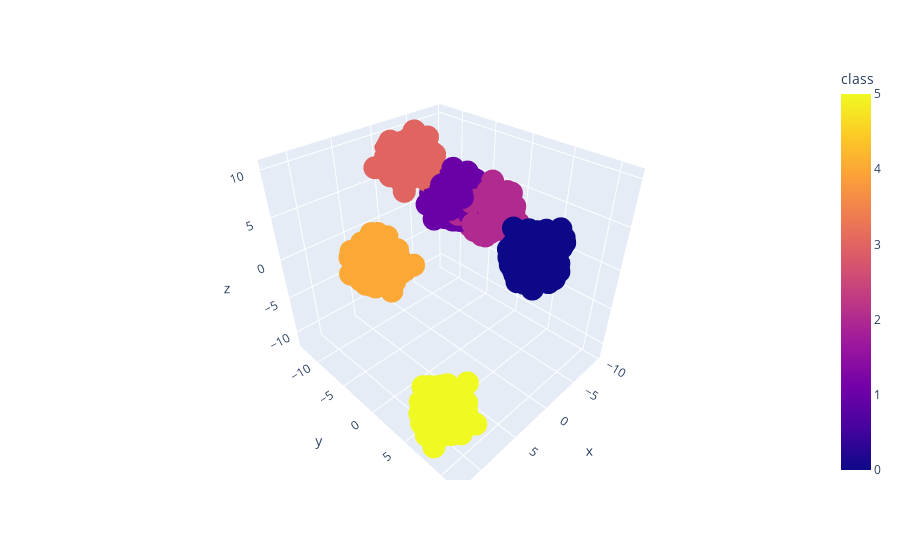

Here is the notebook cell this chart was saved with:
### Markdown cell above
**Task 4**

Now, create your own (more complicated) dataset using make_blobs, as we have previously. Use the following:

n_samples = 2000

n_features = 3

n_classes = 6

Do a 3D-plot of the data to make sure you get a grasp of it. Make sure the color of each point indicate class belonging.

When that's done, also pick a random state such that the classes are somewhat difficult to distinguish.

Therafter, redo Task 3 on this new dataset.

### Code cell
n_samples = 2000
n_features = 3
n_classes = 6

X, y = make_blobs(n_samples=n_samples, n_features=n_features, centers=n_classes, random_state=23)

data_dict = {"x": X[:,0], "y": X[:,1], "z": X[:,2], "class": y}
data_df = pd.DataFrame(data_dict)

df = px.data.iris()
fig = px.scatter_3d(data_df, x="x", y="y", z="z", color="class")
fig.show()

### Figure 1 — Plotly figure (JSON) as saved in the notebook; plotly's stock layout.template omitted (floating-point values rounded to 4 significant figures; data arrays with more than 128 entries replaced by an {"elided": "..."} marker saying what was removed)
{"data": [{"hovertemplate": "x=%{x}<br>y=%{y}<br>z=%{z}<br>class=%{marker.color}<extra></extra>", "legendgroup": "", "marker": {"color": {"elided": "2000 int values"}, "coloraxis": "coloraxis", "symbol": "circle"}, "mode": "markers", "name": "", "scene": "scene", "showlegend": false, "type": "scatter3d", "x": {"elided": "2000 float values"}, "y": {"elided": "2000 float values"}, "z": {"elided": "2000 float values"}}], "layout": {"coloraxis": {"colorbar": {"title": {"text": "class"}}, "colorscale": [[0, "#0d0887"], [0.1111, "#46039f"], [0.2222, "#7201a8"], [0.3333, "#9c179e"], [0.4444, "#bd3786"], [0.5556, "#d8576b"], [0.6667, "#ed7953"], [0.7778, "#fb9f3a"], [0.8889, "#fdca26"], [1, "#f0f921"]]}, "legend": {"tracegroupgap": 0}, "margin": {"t": 60}, "scene": {"domain": {"x": [0, 1], "y": [0, 1]}, "xaxis": {"title": {"text": "x"}}, "yaxis": {"title": {"text": "y"}}, "zaxis": {"title": {"text": "z"}}}}}
